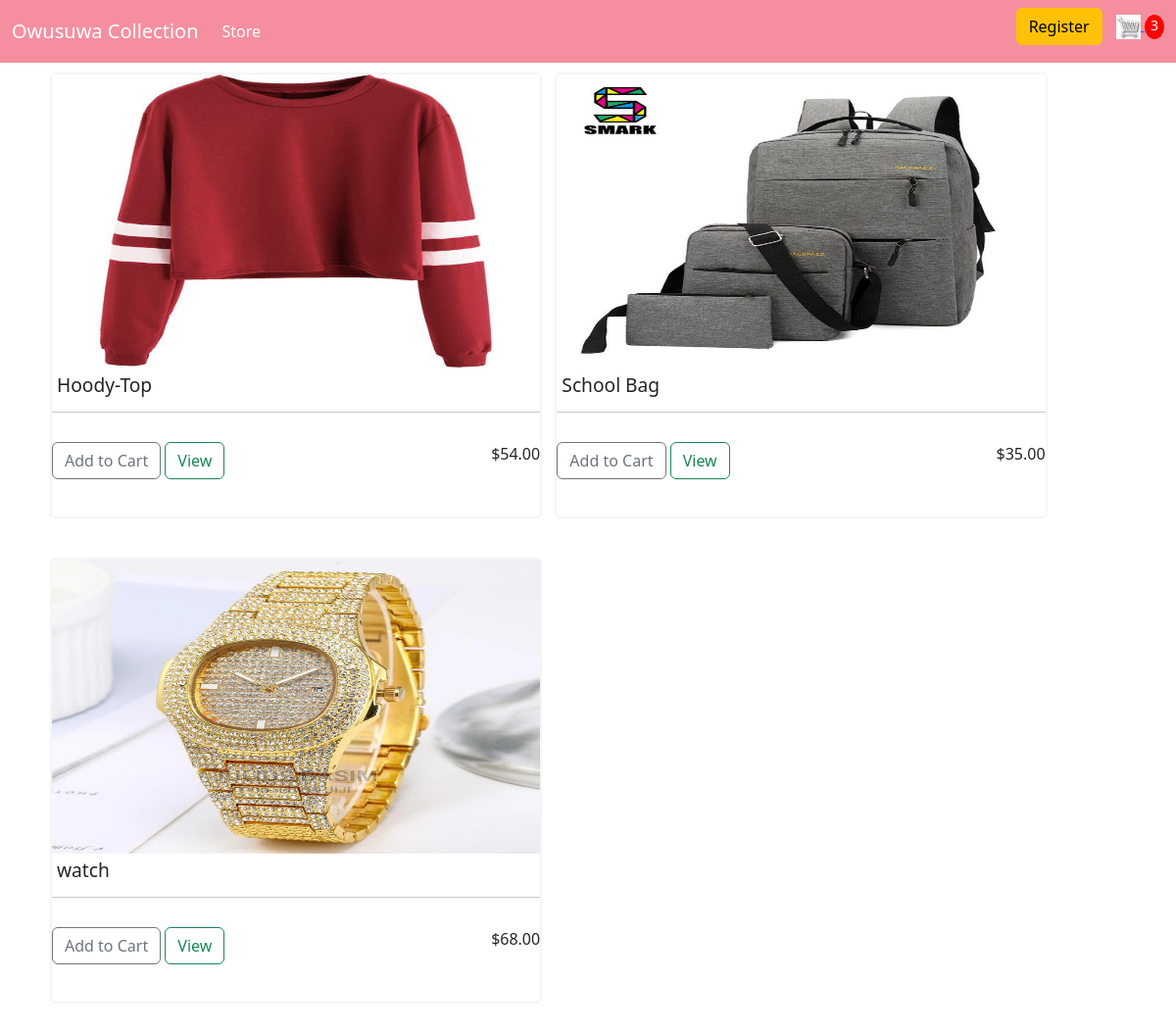
The app's page /home/ (signed in) with its own data.
### store/models.py (models this page shows, shortened)
class Order(models.Model):
    customer       = models.ForeignKey(Customer, on_delete=models.SET_NULL, blank=True, null=True)
    order_dete     = models.DateTimeField(auto_now_add=True)
    complete       = models.BooleanField(default=True, null=True, blank=False)
    transaction_id = models.CharField(max_length=200, null=True)
    def get_cart_items(self):
        orderitems = self.orderitem_set.all()
        total      = sum([item.quantity for item in orderitems])
        return total

class OrderItem(models.Model):
    product    = models.ForeignKey(Product, on_delete=models.SET_NULL, blank=True, null=True)
    order      = models.ForeignKey(Order, on_delete=models.SET_NULL, blank=True, null=True)
    quantity   = models.IntegerField(default=0, null=True, blank=True)
    date_added = models.DateTimeField(auto_now_add=True)

class Product(models.Model):
    name      = models.CharField(max_length=100)
    price     = models.DecimalField(max_digits=7, decimal_places=2)
    digital   = models.BooleanField(default=False, null=True, blank=False)
    image     = models.ImageField(null=True, blank=True)
    @property
    def imageURL(self):
        try:
            url = self.image.url
        except:
            url = ''
        return url

### store/views.py (the view)
# urls.py: path('', include('store.urls')),
def store(request):
    if request.user.is_authenticated:
        customer = request.user.customer
        order, created = Order.objects.get_or_create(customer=customer, complete=False)
        items    = order.orderitem_set.all()
        cartItems = order.get_cart_items
    else:
        cookieData = cookieCart(request)
        cartItems  = cookieData['cartItems']
    products = Product.objects.all()
    context = {'products':products, 'cartItems':cartItems}
    return render(request, 'store/store.html', context)

### store/templates/store/store.html
{% extends 'store/main.html' %}
{% load static %}
{% block content %}
    {% for product in products %}
    <div class="pro-container">
        <img class="image" src="{{product.imageURL}}" alt="product-image">
        <h6 class="pro-name" >{{product.name}}</h6>
        <hr>
        <div class="pro-element-container">
            <button data-product="{{product.id}}" data-action="add"  class="btn btn-outline-secondary pro-element update-cart">Add to Cart</button>
            <a class="btn btn-outline-success View" href="">View</a>
            <div class="pro-price">${{product.price}}</div>
        </div>
    </div>
    {% endfor %}
{% endblock content %}

### store/templates/store/main.html (shortened to what this page needs)
<!DOCTYPE html>
{% load static %}
<html lang="en">
<head>
  <link href="https://cdn.jsdelivr.net/npm/bootstrap@5.2.3/dist/css/bootstrap.min.css" rel="stylesheet">
  <link rel="stylesheet" href="{% static 'css/main.css' %}">
</head>
<body>
    <nav class="navbar navbar-expand-lg bg-dark nabar">
        <div class="container-fluid">
          <a class="navbar-brand" style="color: white !important;" href="{% url 'home' %}">Owusuwa Collection</a>
          <div class="collapse navbar-collapse" id="navbarSupportedContent">
            <ul class="navbar-nav me-auto mb-2 mb-lg-0">
              <li class="nav-item">
                <a class="nav-link active" style="color: white !important;" aria-current="page" href="{% url 'home' %}">Store</a>
              </li>
            </ul>
            <div class="form-inline my-2 my-lg-0">
                <a href="{% url 'register' %}" class="btn btn-warning">Register</a>
                <a href="{% url 'cart' %}">
                    <img src="{% static 'images/cartlogo.jpeg' %}" id="cart-icon" alt="">
                </a>
                <a href="{% url 'cart' %}"><p id="cart-total">{{cartItems}}</p></a>
            </div>
          </div>
        </div>
      </nav>
    <div class="container">
        {% block content %}
        {% endblock content %}
    </div>
</body>
</html>

### static/css/main.css (style rules this page uses)
.bg-dark { background-color: #4f868c !important; }
.nabar { background-color: rgb(245, 143, 160) !important; }
#cart-icon { width: 25px; display: inline-block; margin-left: 10px; }
#cart-total { display: inline-block; text-align: center; color: #fff; background-color: red; width: 20px; height: 25px; border-radius: 50%; font-size: 14px; }
.pro-container { width: 45%; height: 455px; border-radius: 5px; margin-left: 9px; margin-bottom: 30px; margin-top: 10px; display: inline-block; border: 2px solid whitesmoke; }
.image { width: 100%; height: 300px; display: block; }
.pro-name { font-size: 1.2rem; margin: 5px; display: block; }
.pro-element { display: inline-block; }
.pro-element-container { width: 100%; margin-top: 30px; }
.View { display: inline-block; }
.pro-price { float: right; display: inline-block; }

### records on screen
Order: id.quantity "3"
Product: imageURL (picture), name "Hoody-Top", price "54.00"
Product: imageURL (picture), name "School Bag", price "35.00"
Product: imageURL (picture), name "watch", price "68.00"
